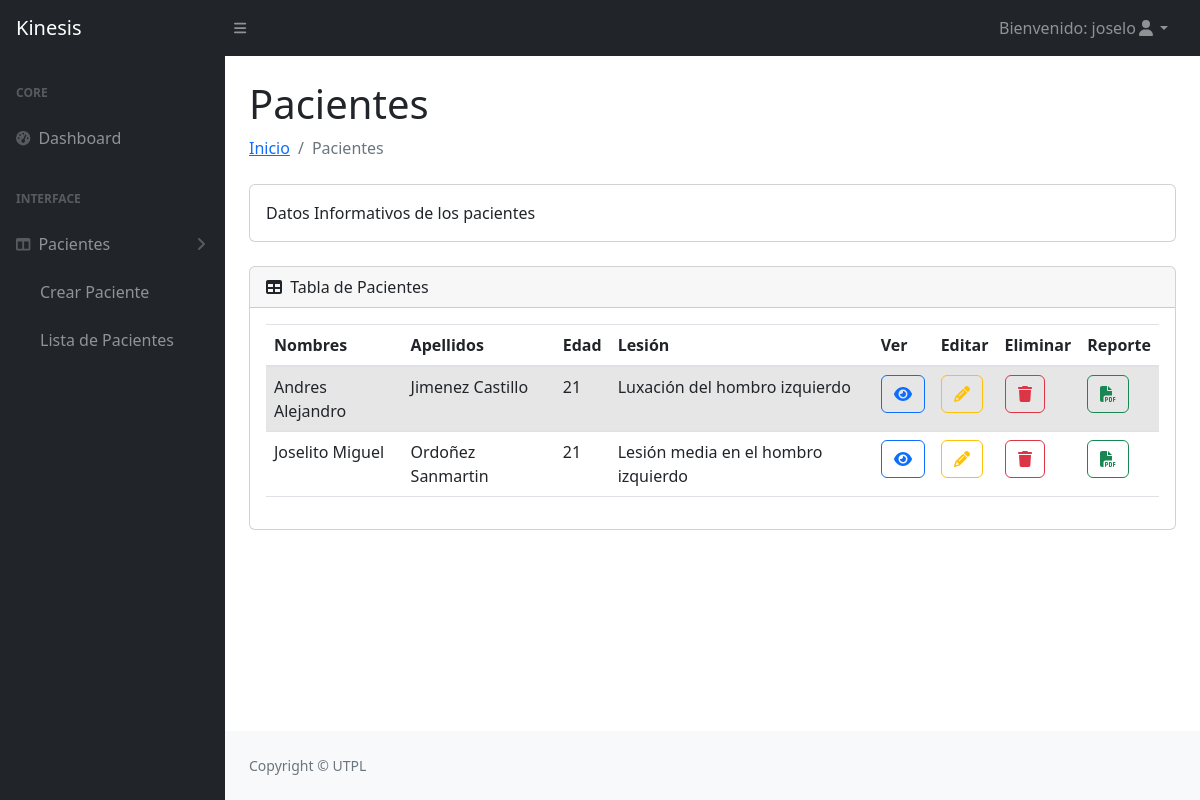
Screenshot of /pacientes/ (signed in) with the database file from the repository.
### AppRehabilitation/models.py (models this page shows, shortened)
class Paciente(models.Model):
    doctor = models.ForeignKey(Doctor, on_delete=models.CASCADE)
    usuario = models.OneToOneField(User,on_delete= models.CASCADE)
    nombres = models.CharField(max_length=100)
    apellidos = models.CharField(max_length=100)
    correo = models.EmailField()
    cedula = models.CharField(max_length=20)
    direccion = models.CharField(max_length=200)
    celular = models.CharField(max_length=20)
    genero = models.CharField(max_length=10)
    edad = models.PositiveIntegerField()
    tipo_lesion = models.CharField(max_length=100, default="Sin lesión")
    rutinas_asignadas = models.PositiveIntegerField(default=0)  # Número de rutinas asignadas
    recomendacion = models.CharField(max_length=300, default="Ninguna")
    tiempo_descanso_entre_rutinas = models.PositiveIntegerField(default=0)  # Tiempo de descanso en minutos entre rutinas
    created = models.DateTimeField(auto_now_add=True)

### AppRehabilitation/views.py (the view)
# urls.py: path('pacientes/', pacientes, name='pacientes'),
@login_required
def pacientes(request):
    pacientes = Paciente.objects.all()
    return render(request, 'pacientes.html', {'pacientes': pacientes})

### AppRehabilitation/templates/pacientes.html (shortened to what this page needs)
{% load static %}
<!DOCTYPE html>
<html lang="en">
<head>
    <link href="https://maxcdn.bootstrapcdn.com/bootstrap/4.5.2/css/bootstrap.min.css" rel="stylesheet">
    <link rel="stylesheet" href="https://cdn.jsdelivr.net/npm/sweetalert2@10">
</head>
<body class="sb-nav-fixed">
    {% include 'menu.html' %}
    <div id="layoutSidenav">
        <div id="layoutSidenav_content">
            <main>
                <div class="container-fluid px-4">
                    <h1 class="mt-4">Pacientes</h1>
                    <ol class="breadcrumb mb-4">
                        <li class="breadcrumb-item"><a href="/dashboard">Inicio</a></li>
                        <li class="breadcrumb-item active">Pacientes</li>
                    </ol>
                    <div class="card mb-4">
                        <div class="card-body">
                            Datos Informativos de los pacientes
                        </div>
                    </div>
                    <div class="card mb-4">
                        <div class="card-header">
                            <i class="fas fa-table me-1"></i>
                            Tabla de Pacientes
                        </div>
                        <div class="card-body">
                            <div class="table-responsive">
                                <table class="table table-striped " id="datatablesSimple">
                                    <thead>
                                        <tr>
                                            <th>Nombres</th>
                                            <th>Apellidos</th>
                                            <th>Edad</th>
                                            <th>Lesión</th>
                                            <th>Ver</th>
                                            <th>Editar</th>
                                            <th>Eliminar</th>
                                            <th>Reporte</th>
                                        </tr>
                                    </thead>
                                    <tbody>
                                       {% for paciente in pacientes %}
                                        <tr>
                                            <td>{{ paciente.nombres }}</td>
                                            <td>{{ paciente.apellidos }}</td>
                                            <td>{{ paciente.edad }}</td>
                                            <td>{{ paciente.tipo_lesion }}</td>
                                            <td>
                                                <a href="{% url 'paciente_detail' paciente.id %}" class="btn btn-outline-primary">
                                                    <i class="fas fa-eye"></i>
                                                </a>
                                            </td>
                                            <td>
                                                <a href="{% url 'paciente_update' paciente.id %}" class="btn btn-outline-warning">
                                                    <i class="fas fa-pencil-alt"></i>
                                                </a>
                                            </td>
                                            <td>
                                                <form id="deleteForm" action="{% url 'delete_paciente' paciente.id %}" method="POST">
                                                    <button type="button" class="btn btn-outline-danger" onclick="confirmDelete()">
                                                        <i class="fas fa-trash"></i>
                                                    </button>
                                                </form>
                                            </td>
                                            <td>
                                                <form  action="{% url 'generar_reporte' paciente.id %}" method="POST">
                                                    <button type="submit" class="btn btn-outline-success" id="btnCrearPdf"  >
                                                        <i class="fa-solid fa-file-pdf"></i>
                                                    </button>
                                                </form>
                                            </td>
                                        </tr>
                                       {% endfor %}
                                    </tbody>
                                </table>
                            </div>
                        </div>
                    </div>
                </div>
            </main>
            <br><br>
            <footer class="py-4 bg-light mt-auto">
               {% include 'footer.html' %}
            </footer>
        </div>
    </div>
</body>
</html>

### AppRehabilitation/templates/menu.html (shortened to what this page needs)
{% load static %}
<!DOCTYPE html>
<html lang="en">
    <head>
        <link href="https://cdn.jsdelivr.net/npm/simple-datatables@7.1.2/dist/style.min.css" rel="stylesheet" />
        <link href="{% static 'css/styles.css' %}" rel="stylesheet" />
    </head>
    <body class="sb-nav-fixed">
        <nav class="sb-topnav navbar navbar-expand navbar-dark bg-dark">
            <a class="navbar-brand ps-3" href="{% url 'dashboard' %}">Kinesis</a>
            <button class="btn btn-link btn-sm order-1 order-lg-0 me-4 me-lg-0" id="sidebarToggle" href="#!"><i class="fas fa-bars"></i></button>
            {% if user.is_authenticated %}
                <ul class="navbar-nav ms-auto ms-md-0 me-3 me-lg-4">
                    <li class="nav-item dropdown">
                        <a class="nav-link dropdown-toggle" id="navbarDropdown" href="#" role="button" data-bs-toggle="dropdown" aria-expanded="false">Bienvenido: {{ user.username }}<i class="fas fa-user fa-fw"></i></a>
                    </li>
                </ul>
        </nav>
        <div id="layoutSidenav">
            <div id="layoutSidenav_nav">
                <nav class="sb-sidenav accordion sb-sidenav-dark" id="sidenavAccordion">
                    <div class="sb-sidenav-menu">
                        <div class="nav">
                            <div class="sb-sidenav-menu-heading">Core</div>
                            <a class="nav-link" href="{% url 'dashboard' %}">
                                <div class="sb-nav-link-icon"><i class="fas fa-tachometer-alt"></i></div>
                                Dashboard
                            </a>
                            <div class="sb-sidenav-menu-heading">Interface</div>
                            <a class="nav-link collapsed" href="" data-bs-toggle="collapse" data-bs-target="#collapseLayouts" aria-expanded="false" aria-controls="collapseLayouts">
                                <div class="sb-nav-link-icon"><i class="fas fa-columns"></i></div>
                                Pacientes
                                <div class="sb-sidenav-collapse-arrow"><i class="fas fa-angle-down"></i></div>
                            </a>
                            <nav class="sb-sidenav-menu-nested nav">
                                <a class="nav-link" href="/pacientes/create/">Crear Paciente</a>
                                <a class="nav-link" href="/pacientes">Lista de Pacientes</a>
                            </nav>
                        </div>
                    </div>
                    {% endif %}
                </nav>
            </div>
        </div>
    </body>
</html>

### rows the page displays
Paciente: nombres "Andres Alejandro", apellidos "Jimenez Castillo", edad "21", tipo_lesion "Luxación del hombro izquierdo"
Paciente: nombres "Joselito Miguel", apellidos "Ordoñez Sanmartin", edad "21", tipo_lesion "Lesión media en el hombro izquierdo"

### other values shown
{{ user.username }} "joselo"
